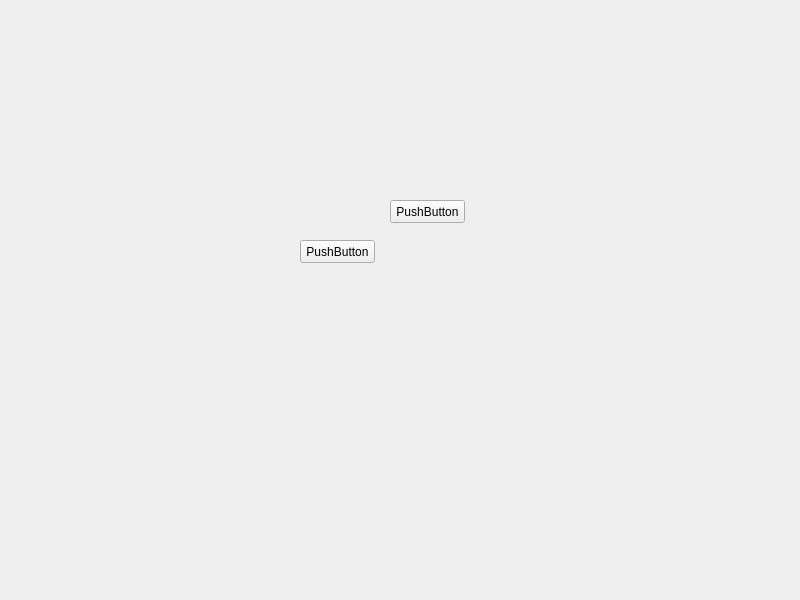
<?xml version="1.0" encoding="UTF-8"?>
<ui version="4.0">
 <class>grgs</class>
 <widget class="QWidget" name="grgs">
  <property name="geometry">
   <rect>
    <x>0</x>
    <y>0</y>
    <width>800</width>
    <height>600</height>
   </rect>
  </property>
  <property name="windowTitle">
   <string>grgs</string>
  </property>
  <widget class="QPushButton" name="pushButton">
   <property name="geometry">
    <rect>
     <x>390</x>
     <y>200</y>
     <width>75</width>
     <height>23</height>
    </rect>
   </property>
   <property name="text">
    <string>PushButton</string>
   </property>
  </widget>
  <widget class="QPushButton" name="pushButton_2">
   <property name="geometry">
    <rect>
     <x>300</x>
     <y>240</y>
     <width>75</width>
     <height>23</height>
    </rect>
   </property>
   <property name="text">
    <string>PushButton</string>
   </property>
  </widget>
 </widget>
 <resources/>
 <connections>
  <connection>
   <sender>pushButton</sender>
   <signal>clicked()</signal>
   <receiver>pushButton_2</receiver>
   <slot>animateClick()</slot>
   <hints>
    <hint type="sourcelabel">
     <x>427</x>
     <y>211</y>
    </hint>
    <hint type="destinationlabel">
     <x>337</x>
     <y>251</y>
    </hint>
   </hints>
  </connection>
 </connections>
</ui>
